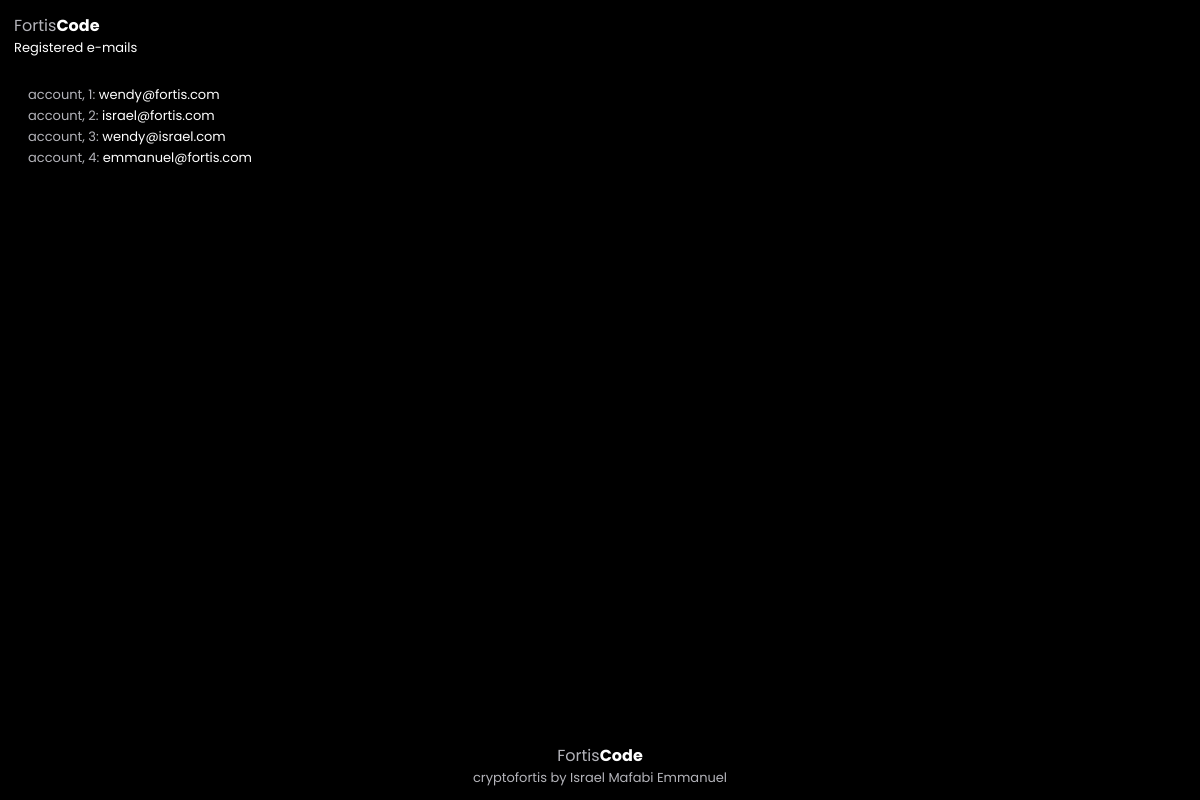
The page /debug/users/ on the database as committed earlier.
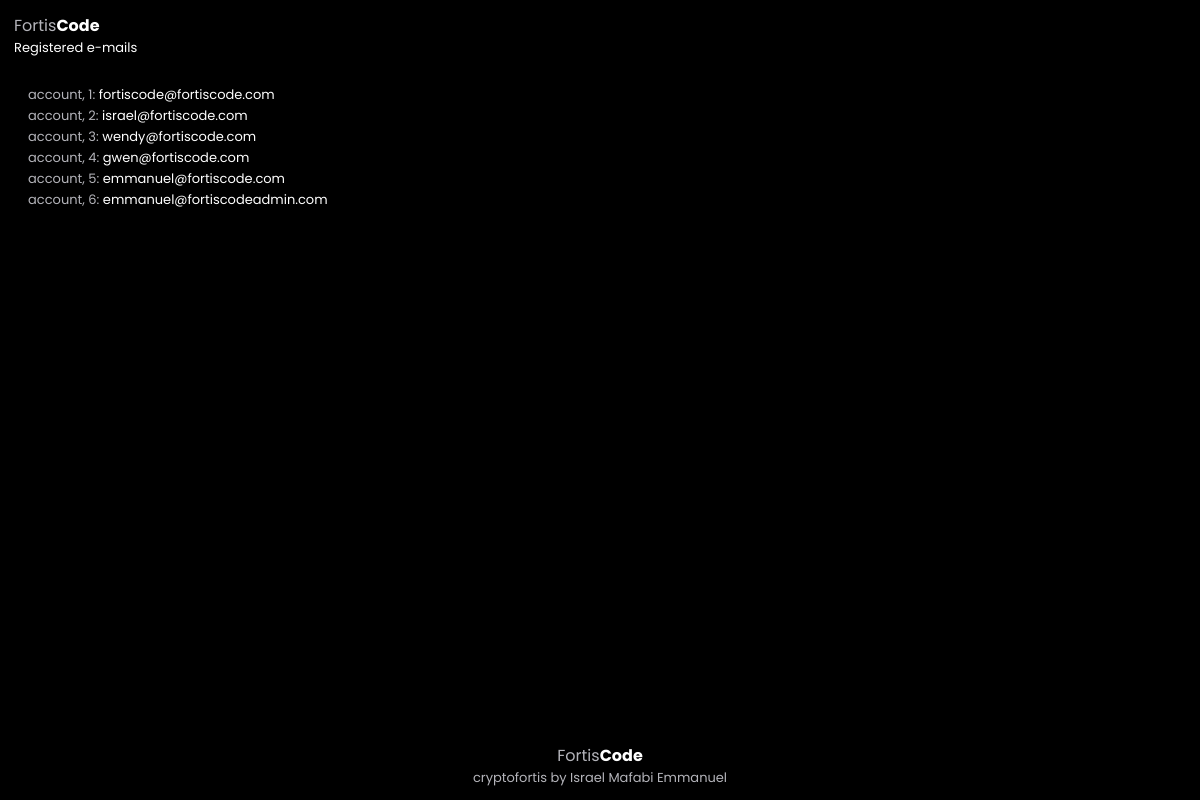
The same page on the database as committed later.
### app/models.py (models this page shows, shortened)
class User(db.Model):
    __tablename__ = 'users'
    id            = db.Column(db.Integer, primary_key=True)
    email         = db.Column(db.String(120), unique=True, nullable=False)
    password_hash = db.Column(db.String(255), nullable=False)
    balance       = db.Column(db.Integer, default=500)
    sent_transactions  = db.relationship('Transaction', backref='sender', lazy=True, foreign_keys='[Transaction.sender_id]')
    received_transactions = db.relationship('Transaction', backref='recipient', lazy=True, foreign_keys='[Transaction.recipient_id]')
    notifications = db.relationship('Notification', secondary=user_notifications, backref='users')
    audit_logs    = db.relationship('AuditLog', backref='user', lazy=True)
    activities    = db.relationship('Activity', backref='user', lazy=True)
    profile       = db.relationship('UserProfile', backref='user', uselist=False, cascade='all, delete-orphan')
    roles         = db.relationship('Role', secondary='user_roles', backref='users')

### app/routes.py (the view)
@auth_bp.route('/debug/users/', methods=['GET'])
def debug_users():
    users  = User.query.all()
    emails = [(index + 1, user.email) for index, user in enumerate(users)]
    return render_template('emails.html', emails=emails)

### app/templates/emails.html (shortened to what this page needs)
<!DOCTYPE html>
<html lang="en">
    <head>
        <link rel="stylesheet" href="{{ url_for('static', filename='design.css') }}">
    </head>
    <body>
        <div class="fortis-code-header">
            <div class="fortis-code-logo">Fortis<b class="gray">Code</b></div>
            <div class="fortis-code-subheading">Registered e-mails</div>
        </div>
        <div class="fortis-body">
            <ul class="fortis-code-list">
                {% for index, email in emails %}
                <li class="fortis-code-email"><div class="index">account, {{ index }}</div>:&nbsp; <div class="white">{{ email }}</div></li>
                {% endfor %}
            </ul>
        </div>
        <div class="fortis-footer">
            <div class="fortis-code-logo">Fortis<b class="gray">Code</b></div>
            <div class="fortis-code-developers">cryptofortis by Israel Mafabi Emmanuel</div>
        </div>
    </body>
</html>

### app/static/design.css (style rules this page uses)
:root { --fortis-cool-black: rgb(0, 0, 0); --fortis-cool-gray : rgb(134, 134, 139); --fortis-cool-gray-: rgb(180, 180, 186); --fortis-cool-white: white; --fortis-cool-blue : rgb(55, 144, 245); --fortis-default-font: "Poppins", sans-serif; }
* { font-family: var(--fortis-default-font); box-sizing: border-box; margin: 0; padding: 0; outline: none; user-select: none; -webkit-user-select: none; -webkit-user-drag: none; -ms-user-select: none; -moz-user-select: none; transition: 500ms; overflow-x: hidden; }

Rows that differ between the two databases and show on the page:
changed User id 1: email "wendy@fortis.com" → "fortiscode@fortiscode.com"
changed User id 2: email "israel@fortis.com" → "israel@fortiscode.com"
changed User id 3: email "wendy@israel.com" → "wendy@fortiscode.com"
changed User id 4: email "emmanuel@fortis.com" → "gwen@fortiscode.com"
added User: id "5", email "emmanuel@fortiscode.com"
added User: id "6", email "emmanuel@fortiscodeadmin.com"
